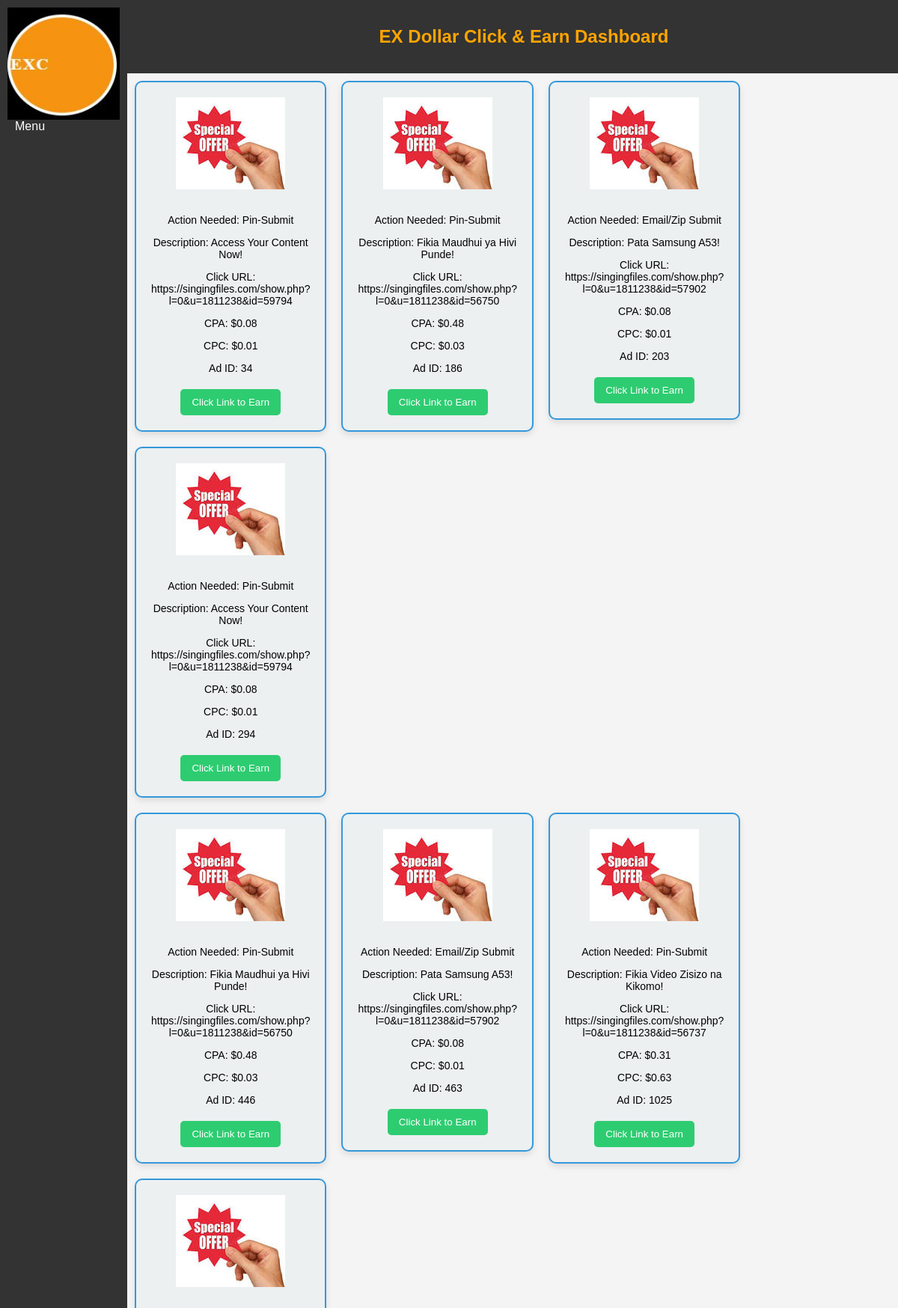
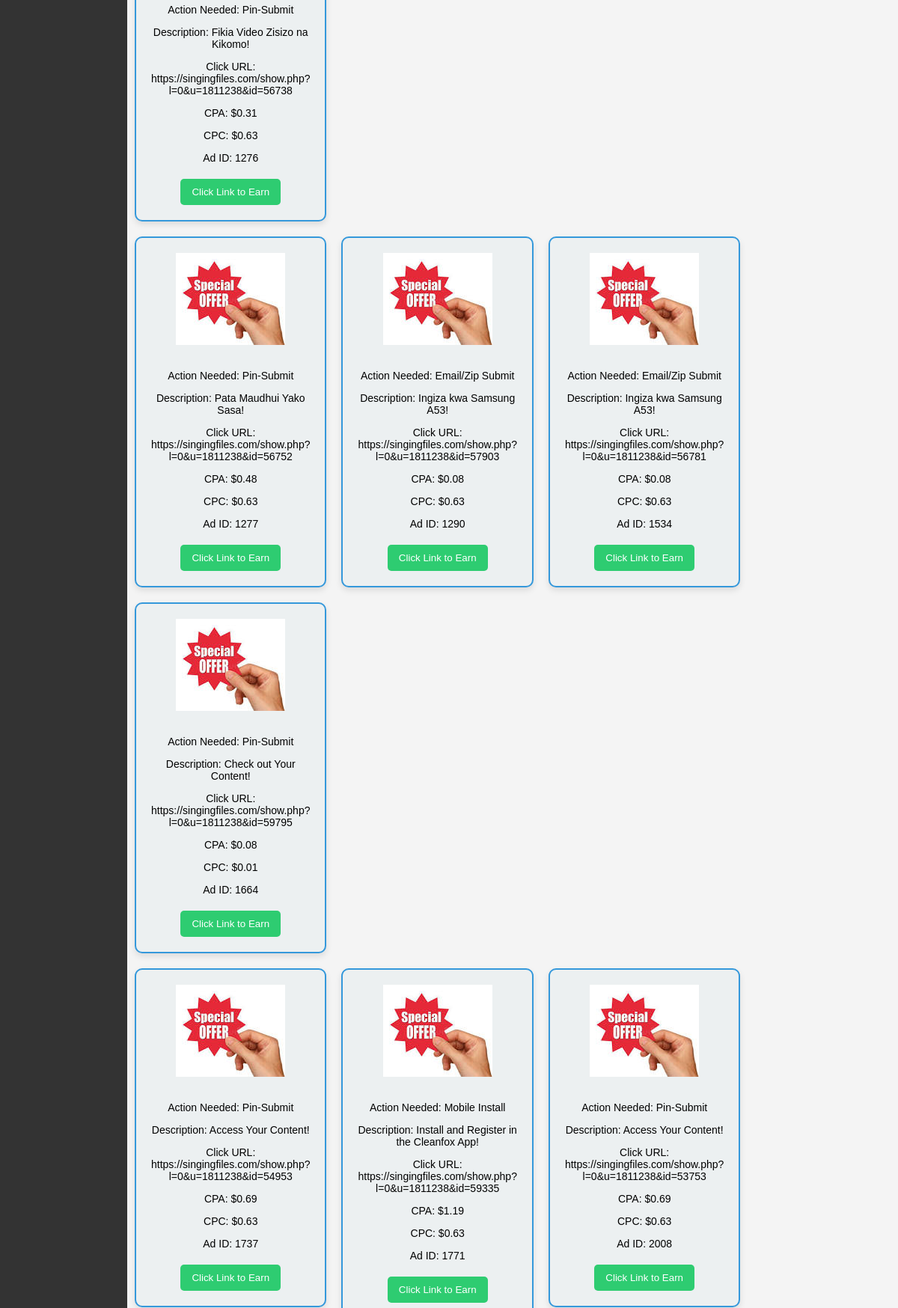
The app's page /click/dashboard/Ads.php (signed in, upper part) with its own data (2 pictures, top to bottom).
### tables this page shows
CREATE TABLE `ads` (
  `ad_id` int(11) NOT NULL,
  `advertiser_id` int(11) DEFAULT NULL,
  `title` varchar(255) NOT NULL,
  `description` text DEFAULT NULL,
  `cpa_amount` decimal(10,2) DEFAULT NULL,
  `cpc_amount` decimal(10,2) DEFAULT NULL,
  `country` varchar(50) NOT NULL,
  `image_url` varchar(2550) NOT NULL,
  `click_url` varchar(255) NOT NULL,
  `date_added` date NOT NULL
);

### click/dashboard/offers.php (the view, shortened to what this page needs)
<?php
include('../connect.php');
$user_id = $_SESSION['user_id'];
$sql_user = "SELECT * FROM users WHERE user_id = '$user_id'";
$result_user = $conn->query($sql_user);
if ($result_user->num_rows > 0) {
    $user = $result_user->fetch_assoc();
    $home_country = $user['home_country'];
    $sql_ads = "SELECT * FROM ads WHERE country = '$home_country'";
    $result_ads = $conn->query($sql_ads);
    if ($result_ads->num_rows > 0) {
        echo '<div style="display: flex; flex-wrap: wrap;">';
        $count = 0;
        while ($ad = $result_ads->fetch_assoc()) {
    echo '<div style="flex: 0 0 24%; margin: 10px;">';
    echo '<div class="card" style="border: 2px solid #3498db; padding: 20px; border-radius: 10px; box-shadow: 0 4px 8px rgba(0, 0, 0, 0.1); background-color: #ecf0f1; text-align: center;">';
    echo '<img src="offer.jpg" alt="Ad Image" style="max-width: 100%; height: auto; margin-bottom: 15px;">';
    echo '<p style="font-size: 14px;">Action Needed: ' . $ad['title'] . '</p>';
    echo '<p style="font-size: 14px;">Description: ' . $ad['description'] . '</p>';
    echo '<p style="font-size: 14px;">Click URL: ' . $ad['click_url'] . '</p>';
    echo '<p style="font-size: 14px;">CPA: $' . $ad['cpa_amount'] . '</p>';
    echo '<p style="font-size: 14px;">CPC: $' . $ad['cpc_amount'] . '</p>';
    echo '<p style="font-size: 14px;">Ad ID: ' . $ad['ad_id'] . '</p>';
    echo '<div class="green-button" style="margin-top: 20px;">';
    echo '<form method="post" action="redirect.php" target="_blank">';
    echo '<button type="submit" name="clickButton" style="padding: 10px 15px; background-color: #2ecc71; color: #fff; border: none; border-radius: 5px; cursor: pointer;">Click Link to Earn</button>';
    echo '</form>';
    echo '</div>';
    echo '</div>';
    echo '</div>';
    $count++;
    if ($count % 4 === 0) {
        echo '</div><div style="display: flex; flex-wrap: wrap;">';
    }
}
        echo '</div>';
    } else {
        echo '<p style="color: #e74c3c; font-size: 16px;">No active ads available for your home country.</p>';
    }
} else {
    echo '<p style="color: #e74c3c; font-size: 16px;">User not found.</p>';
}
?>

### click/dashboard/Ads.php (shortened to what this page needs)
<?php
include('../connect.php');
?>
<!DOCTYPE html>
<html lang="en">
<head>
</head>
<body>
    <nav>
     <img src="../logo.JPG" alt="Logo" width="150" height="150" align="left">
        <div class="dropdown">
            <a href="#">Menu</a>
        </div>
    </nav>
    <div class="content">
        <header>
            <h2 style="color: orange;">EX Dollar Click & Earn Dashboard</h2>
        </header>
<div class="offers"><?php
    include('offers.php');
    ?></div>
        </div>
</body>
</html>

### click/dashboard/Ads.php (style rules this page uses)
body { font-family: 'Arial', sans-serif; margin: 0; padding: 0; background-color: #f4f4f4; display: flex; height: auto; }
header { background-color: #333; padding: 15px; text-align: center; width: 100%; }
nav { background-color: #333; color: #fff; padding: 10px; justify-content: space-between; align-items: center; height: auto; flex-wrap: wrap; }
nav a { color: #fff; text-decoration: none; padding: 10px; margin: 5px 0; }
.offers { flex: 1; width: auto; height: auto; }
.content { display: flex; flex-direction: column; width: 100%; }

### records on screen
ads: title "Pin-Submit", description "Access Your Content Now!", click_url "https://singingfiles.com/show.php?l=0&u=1811238&id=59794", cpa_amount "0.08", cpc_amount "0.01", ad_id "34"
ads: title "Pin-Submit", description "Fikia Maudhui ya Hivi Punde!", click_url "https://singingfiles.com/show.php?l=0&u=1811238&id=56750", cpa_amount "0.48", cpc_amount "0.03", ad_id "186"
ads: title "Email/Zip Submit", description "Pata Samsung A53!", click_url "https://singingfiles.com/show.php?l=0&u=1811238&id=57902", cpa_amount "0.08", cpc_amount "0.01", ad_id "203"
ads: title "Pin-Submit", description "Access Your Content Now!", click_url "https://singingfiles.com/show.php?l=0&u=1811238&id=59794", cpa_amount "0.08", cpc_amount "0.01", ad_id "294"
ads: title "Pin-Submit", description "Fikia Maudhui ya Hivi Punde!", click_url "https://singingfiles.com/show.php?l=0&u=1811238&id=56750", cpa_amount "0.48", cpc_amount "0.03", ad_id "446"
ads: title "Email/Zip Submit", description "Pata Samsung A53!", click_url "https://singingfiles.com/show.php?l=0&u=1811238&id=57902", cpa_amount "0.08", cpc_amount "0.01", ad_id "463"
ads: title "Pin-Submit", description "Fikia Video Zisizo na Kikomo!", click_url "https://singingfiles.com/show.php?l=0&u=1811238&id=56737", cpa_amount "0.31", cpc_amount "0.63", ad_id "1025"
ads: title "Pin-Submit", description "Fikia Video Zisizo na Kikomo!", click_url "https://singingfiles.com/show.php?l=0&u=1811238&id=56738", cpa_amount "0.31", cpc_amount "0.63", ad_id "1276"
ads: title "Pin-Submit", description "Pata Maudhui Yako Sasa!", click_url "https://singingfiles.com/show.php?l=0&u=1811238&id=56752", cpa_amount "0.48", cpc_amount "0.63", ad_id "1277"
ads: title "Email/Zip Submit", description "Ingiza kwa Samsung A53!", click_url "https://singingfiles.com/show.php?l=0&u=1811238&id=57903", cpa_amount "0.08", cpc_amount "0.63", ad_id "1290"
ads: title "Email/Zip Submit", description "Ingiza kwa Samsung A53!", click_url "https://singingfiles.com/show.php?l=0&u=1811238&id=56781", cpa_amount "0.08", cpc_amount "0.63", ad_id "1534"
ads: title "Pin-Submit", description "Check out Your Content!", click_url "https://singingfiles.com/show.php?l=0&u=1811238&id=59795", cpa_amount "0.08", cpc_amount "0.01", ad_id "1664"
ads: title "Pin-Submit", description "Access Your Content!", click_url "https://singingfiles.com/show.php?l=0&u=1811238&id=54953", cpa_amount "0.69", cpc_amount "0.63", ad_id "1737"
ads: title "Mobile Install", description "Install and Register in the Cleanfox App!", click_url "https://singingfiles.com/show.php?l=0&u=1811238&id=59335", cpa_amount "1.19", cpc_amount "0.63", ad_id "1771"
ads: title "Pin-Submit", description "Access Your Content!", click_url "https://singingfiles.com/show.php?l=0&u=1811238&id=53753", cpa_amount "0.69", cpc_amount "0.63", ad_id "2008"
